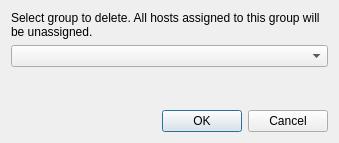
<?xml version="1.0" encoding="UTF-8"?>
<ui version="4.0">
 <class>DeleteGroupDialog</class>
 <widget class="QDialog" name="DeleteGroupDialog">
  <property name="geometry">
   <rect>
    <x>0</x>
    <y>0</y>
    <width>339</width>
    <height>143</height>
   </rect>
  </property>
  <property name="minimumSize">
   <size>
    <width>339</width>
    <height>143</height>
   </size>
  </property>
  <property name="maximumSize">
   <size>
    <width>449</width>
    <height>187</height>
   </size>
  </property>
  <property name="windowTitle">
   <string>Delete group</string>
  </property>
  <layout class="QVBoxLayout" name="verticalLayout">
   <item>
    <widget class="QLabel" name="label">
     <property name="text">
      <string>&lt;html&gt;&lt;head/&gt;&lt;body&gt;&lt;p&gt;Select group to delete. All hosts assigned to this group will be unassigned.&lt;/p&gt;&lt;/body&gt;&lt;/html&gt;</string>
     </property>
     <property name="scaledContents">
      <bool>false</bool>
     </property>
     <property name="wordWrap">
      <bool>true</bool>
     </property>
    </widget>
   </item>
   <item>
    <widget class="QComboBox" name="groupsComboxBox"/>
   </item>
   <item>
    <spacer name="verticalSpacer">
     <property name="orientation">
      <enum>Qt::Vertical</enum>
     </property>
     <property name="sizeHint" stdset="0">
      <size>
       <width>20</width>
       <height>10</height>
      </size>
     </property>
    </spacer>
   </item>
   <item>
    <widget class="QDialogButtonBox" name="buttonBox">
     <property name="orientation">
      <enum>Qt::Horizontal</enum>
     </property>
     <property name="standardButtons">
      <set>QDialogButtonBox::Cancel|QDialogButtonBox::Ok</set>
     </property>
    </widget>
   </item>
  </layout>
 </widget>
 <resources/>
 <connections>
  <connection>
   <sender>buttonBox</sender>
   <signal>accepted()</signal>
   <receiver>DeleteGroupDialog</receiver>
   <slot>accept()</slot>
   <hints>
    <hint type="sourcelabel">
     <x>248</x>
     <y>254</y>
    </hint>
    <hint type="destinationlabel">
     <x>157</x>
     <y>274</y>
    </hint>
   </hints>
  </connection>
  <connection>
   <sender>buttonBox</sender>
   <signal>rejected()</signal>
   <receiver>DeleteGroupDialog</receiver>
   <slot>reject()</slot>
   <hints>
    <hint type="sourcelabel">
     <x>316</x>
     <y>260</y>
    </hint>
    <hint type="destinationlabel">
     <x>286</x>
     <y>274</y>
    </hint>
   </hints>
  </connection>
 </connections>
</ui>
